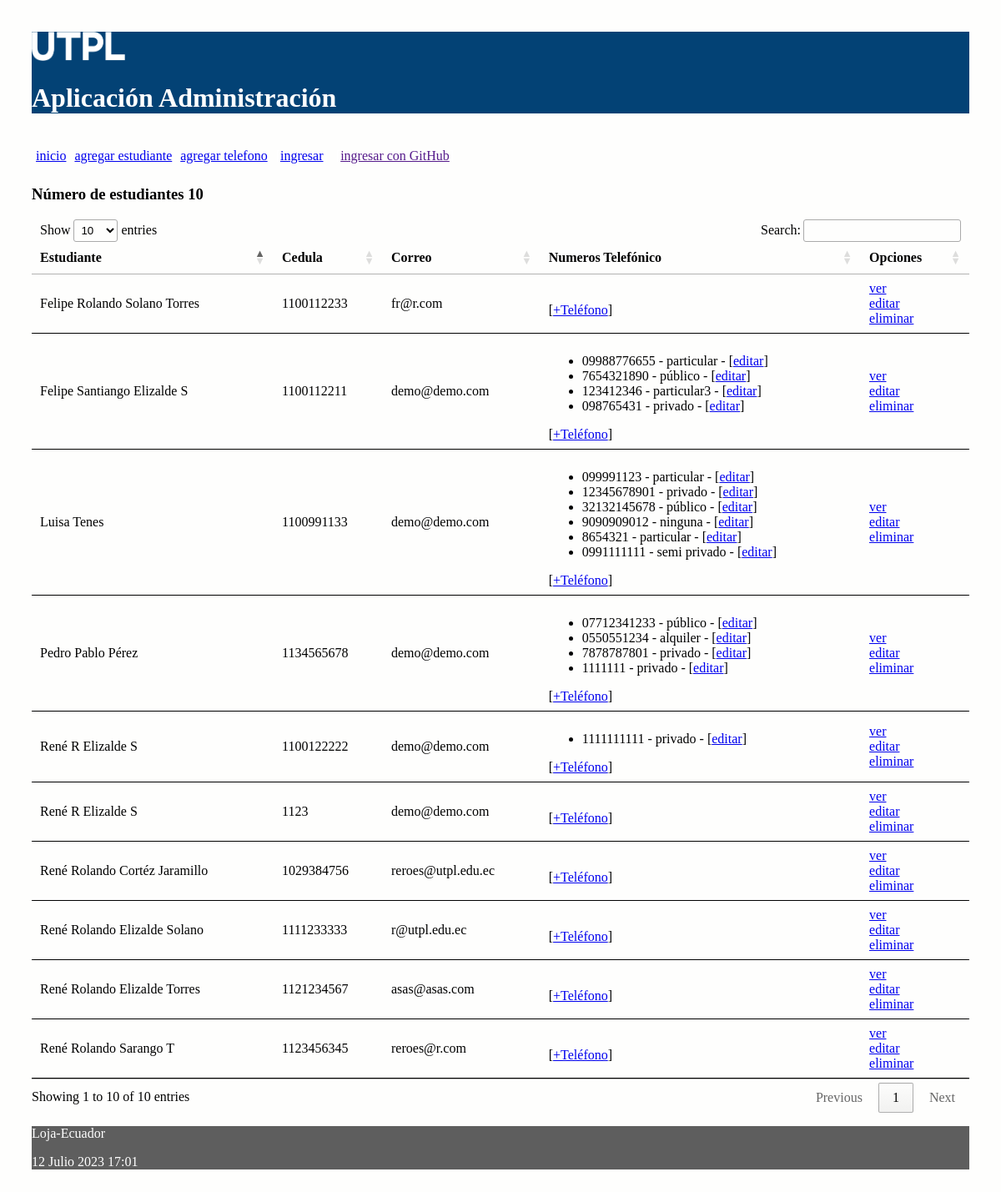
The page / on the database its author committed.
### administrativo/models.py (models this page shows, shortened)
class Estudiante(models.Model):
    nombre = models.CharField(max_length=30)
    apellido = models.CharField(max_length=30)
    cedula = models.CharField(max_length=30, unique=True)
    correo = models.EmailField()

class NumeroTelefonico(models.Model):
    telefono = models.CharField(max_length=100)
    tipo = models.CharField(max_length=100)
    estudiante = models.ForeignKey(Estudiante, on_delete=models.CASCADE,
            related_name="numeros_telefonicos")

### administrativo/views.py (the view)
# urls.py: path('', views.index, name='index'),
def index(request):
    estudiantes = Estudiante.objects.all()
    informacion_template = {'estudiantes': estudiantes, 'numero_estudiantes': len(estudiantes)}
    return render(request, 'index.html', informacion_template)

### administrativo/templates/index.html (shortened to what this page needs)
{% extends "master.html" %}
{% block content %}
<h3>Número de estudiantes {{ numero_estudiantes }}</h3>
<table id="tabla_datos">
  <thead>
    <tr>
      <th>Estudiante</th>
      <th>Cedula</th>
      <th>Correo</th>
      <th>Numeros Telefónico </th>
      <th>Opciones</th>
    </tr>
  </thead>
  {% for e in estudiantes %}
  <tr>
    <td> {{e.nombre}} {{e.apellido}}</td>
    <td> {{e.cedula}}</td>
    <td> {{e.correo}}</td>
    <td>
      <ul>
        {% for t in e.numeros_telefonicos.all %}
          <li>
            <span>{{t.telefono}} - {{t.tipo}} - [<a href="{% url 'editar_numero_telefonico' t.id %}">editar</a>] </span>
          </li>
        {% endfor %}
      </ul>
        [<a href="{% url 'crear_numero_telefonico_estudiante' e.id%}">+Teléfono</a>]
    </td>
    <td> <a href="{% url 'obtener_estudiante' e.id %}">ver</a> <br>
      <a href="{% url 'editar_estudiante' e.id %}">editar</a> <br>
      <a href="{% url 'eliminar_estudiante' e.id %}"
      onclick="return confirm('¿Está seguro de la eliminación?')" >
      eliminar</a>
    </td>
  </tr>
  {% endfor %}
</table>
{% endblock %}

### administrativo/templates/master.html (shortened to what this page needs)
<!DOCTYPE html>
<html>
  <head>
    {% load static %}
    <link rel="stylesheet" type="text/css" href="{% static 'css/estilos.css' %}">
    <link rel="stylesheet" type="text/css" href="https://cdn.datatables.net/1.10.25/css/jquery.dataTables.min.css">
  </head>
  <body>
    {% load socialaccount %}
    {% load account %}
  <header>
    <img src="{% static 'images/logo.png' %}" height="10%" width="10%" alt="My image">
    <h1>Aplicación Administración </h1>
    <nav class="top_menu">
      <ul>
        <li><a href="{% url 'index' %}">inicio</a></li>
        <li><a href="{% url 'crear_estudiante' %}">agregar estudiante</a></li>
        <li><a href="{% url 'crear_numero_telefonico' %}">agregar telefono</a></li>
        {% if user.is_authenticated %}
          <li><a href="{% url 'logout_view' %}">salir</a></li>
        {% else %}
          <li>[<a href="{% url 'login' %}">ingresar</a>]</li>
          <li>[<a href="{% provider_login_url 'github' %}">ingresar con GitHub</a>]</li>
        {% endif %}
      </ul>
    </nav>
  </header>
  <section>
      {% block content %}
      {% endblock %}
  </section>
    <footer>
      <p>Loja-Ecuador</p>
      <p>{% now "j F Y H:i" %}</p>
    </footer>
  </body>
</html>

### administrativo/static/css/estilos.css (style rules this page uses)
body { background: #FEFEFD; padding: 30px; }
header { background: #034275; color: #FFF; }
section { width: 100%; }
th, td { padding: 15px; border-bottom: 1px solid black; }
.top_menu ul { list-style:none; float:left; padding: 5px; width:95%; }
.top_menu ul li { float:left; margin-right:10px; margin-bottom:5px; text: #FFF; }
footer { background: #5E5E5E; color: #FFF; }

### rows shown on the page
Estudiante: nombre "Luisa", apellido "Tenes", cedula "1100991133", correo "demo@demo.com"
NumeroTelefonico: telefono "099991123", tipo "particular"
NumeroTelefonico: telefono "12345678901", tipo "privado"
NumeroTelefonico: telefono "32132145678", tipo "público"
NumeroTelefonico: telefono "9090909012", tipo "ninguna"
NumeroTelefonico: telefono "8654321", tipo "particular"
NumeroTelefonico: telefono "0991111111", tipo "semi privado"
Estudiante: nombre "Pedro Pablo", apellido "Pérez", cedula "1134565678", correo "demo@demo.com"
NumeroTelefonico: telefono "07712341233", tipo "público"
NumeroTelefonico: telefono "0550551234", tipo "alquiler"
NumeroTelefonico: telefono "7878787801", tipo "privado"
NumeroTelefonico: telefono "1111111", tipo "privado"
Estudiante: nombre "Felipe Santiango", apellido "Elizalde S", cedula "1100112211", correo "demo@demo.com"
NumeroTelefonico: telefono "09988776655", tipo "particular"
NumeroTelefonico: telefono "7654321890", tipo "público"
NumeroTelefonico: telefono "123412346", tipo "particular3"
NumeroTelefonico: telefono "098765431", tipo "privado"
Estudiante: nombre "René R", apellido "Elizalde S", cedula "1100122222", correo "demo@demo.com"
NumeroTelefonico: telefono "1111111111", tipo "privado"
Estudiante: nombre "René R", apellido "Elizalde S", cedula "1123", correo "demo@demo.com"
Estudiante: nombre "René Rolando", apellido "Elizalde Torres", cedula "1121234567", correo "asas@asas.com"
Estudiante: nombre "René Rolando", apellido "Sarango T", cedula "1123456345", correo "reroes@r.com"
Estudiante: nombre "René Rolando", apellido "Cortéz Jaramillo", cedula "1029384756", correo "reroes@utpl.edu.ec"
Estudiante: nombre "René Rolando", apellido "Elizalde Solano", cedula "1111233333", correo "r@utpl.edu.ec"
Estudiante: nombre "Felipe Rolando", apellido "Solano Torres", cedula "1100112233", correo "fr@r.com"

### other values the page prints
{{ numero_estudiantes }} "10"
